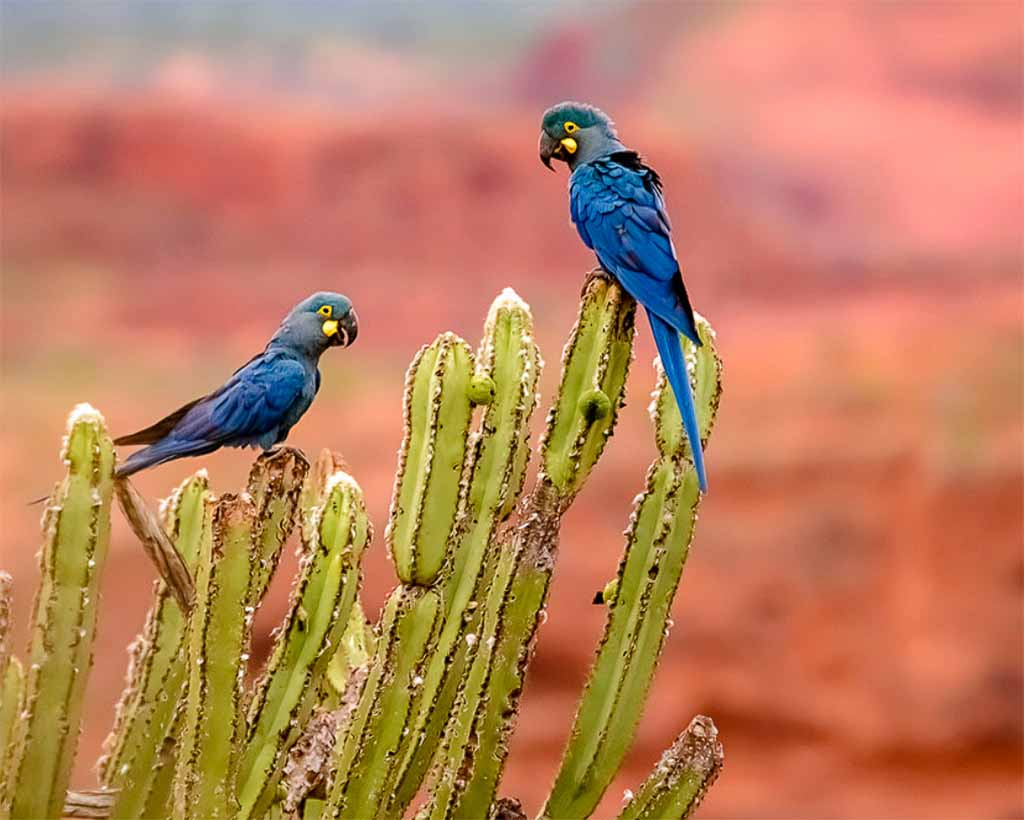
#> input picture arara_azul.png, 1024 x 820 px, found by its file name
$ python segment_arara.py
#> lines starting #> are read from the running program, lines starting #| are printed output that depends on the picture; after the words box and inside, x2 and y2 are one past the last pixel; in counts of white or black regions, pixels touching at a corner belong together
import cv2
import numpy as np
import matplotlib.pyplot as plt
from sklearn.cluster import KMeans
from PIL import Image

caminho = "pdi_tf/arara_azul.png"
imagem = cv2.imread(caminho)
#> imagem is the input picture: shape (820, 1024, 3); mean B, G, R 94.6, 128.3, 188.5
imagem_rgb = cv2.cvtColor(imagem, cv2.COLOR_BGR2RGB)

# Transformar a imagem em uma matriz de pixels (para aplicar o k-means)
pixels = imagem_rgb.reshape((-1, 3))

# Aplicar k-means
k = 5
kmeans = KMeans(n_clusters=k, random_state=42)
kmeans.fit(pixels)

labels = kmeans.labels_
clusters = kmeans.cluster_centers_

# Selecionar a máscara do cluster 4 (foi a que melhor segmentou)
mascara_c4 = (labels == 1)

imagem_c4 = np.zeros_like(pixels)
imagem_c4[mascara_c4] = pixels[mascara_c4]
imagem_c4 = imagem_c4.reshape(imagem_rgb.shape)

# Carregar a ground truth com canal alfa
gt_img = Image.open("pdi_tf/arara_azul_gt.png")
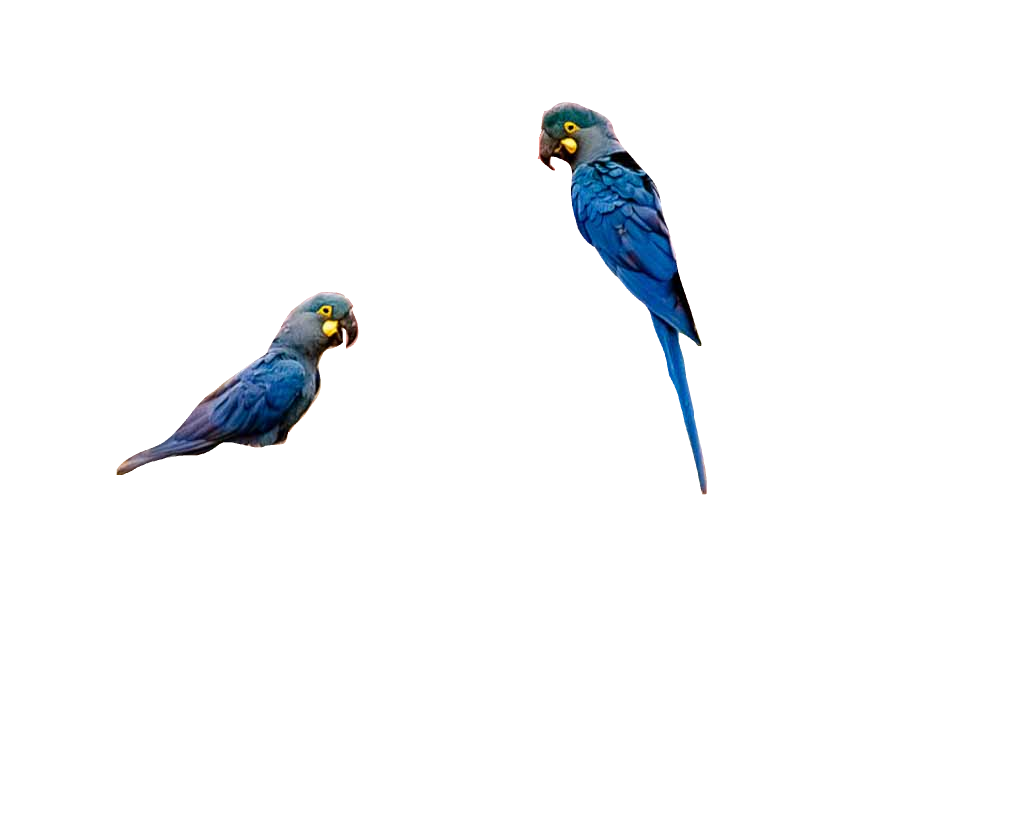
#> input picture arara_azul_gt.png, 1024 x 820 px, found by its file name
#> gt_img is the input picture: PIL image 1024x820 RGBA; mean R, G, B, A 2.1, 3.3, 4.7, 9.8
gt_alpha = np.array(gt_img.getchannel("A"))  # Canal alfa da ground truth
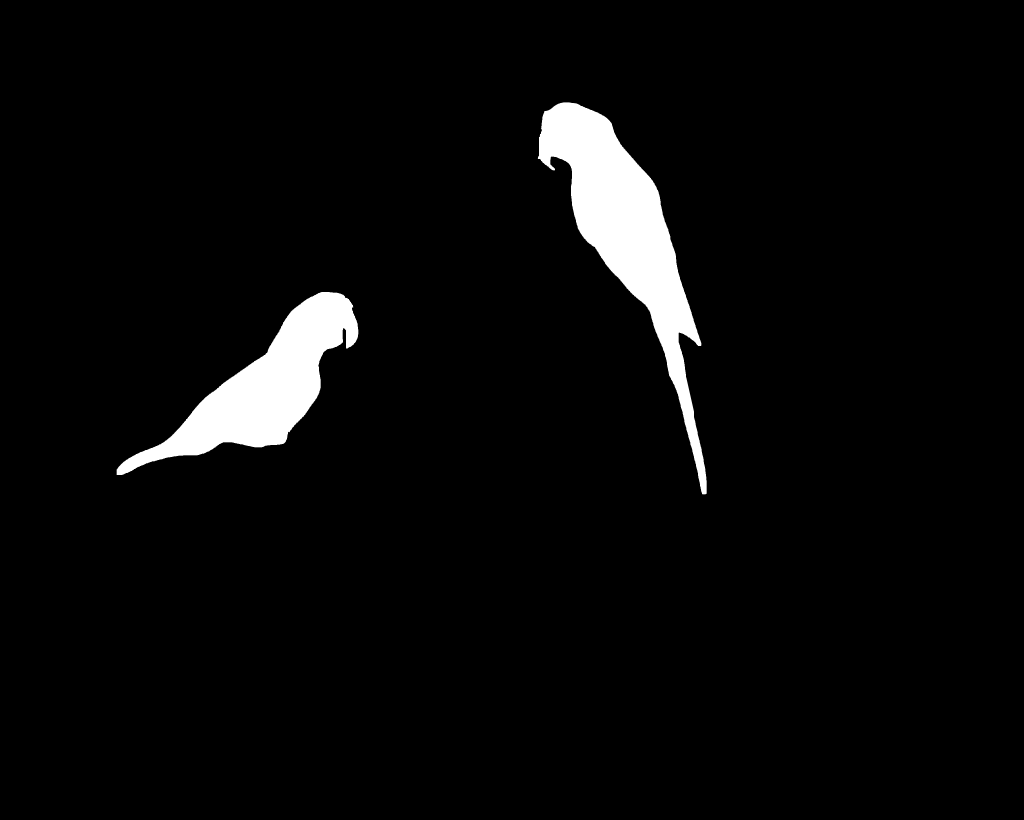
#> gt_alpha: shape (820, 1024); min 0, max 255, mean 9.8

# Criar a máscara binária para o ground truth (1 para o objeto, 0 para o fundo)
gt_mask = gt_alpha > 128  # Threshold de binarização
#> gt_mask: shape (820, 1024) bool; 3.9% white; 2 white regions, box (x1, y1, x2, y2) and area: (538, 102, 707, 494) 18235, (117, 292, 358, 475) 14178

# Criar a máscara binária para o cluster segmentado
seg_mask = mascara_c4.reshape(imagem_rgb.shape[:2])  # Máscara segmentada (reshape para 2D)

# Calcular o Dice Score
intersection = np.logical_and(seg_mask, gt_mask).sum()
#> intersection = 25168
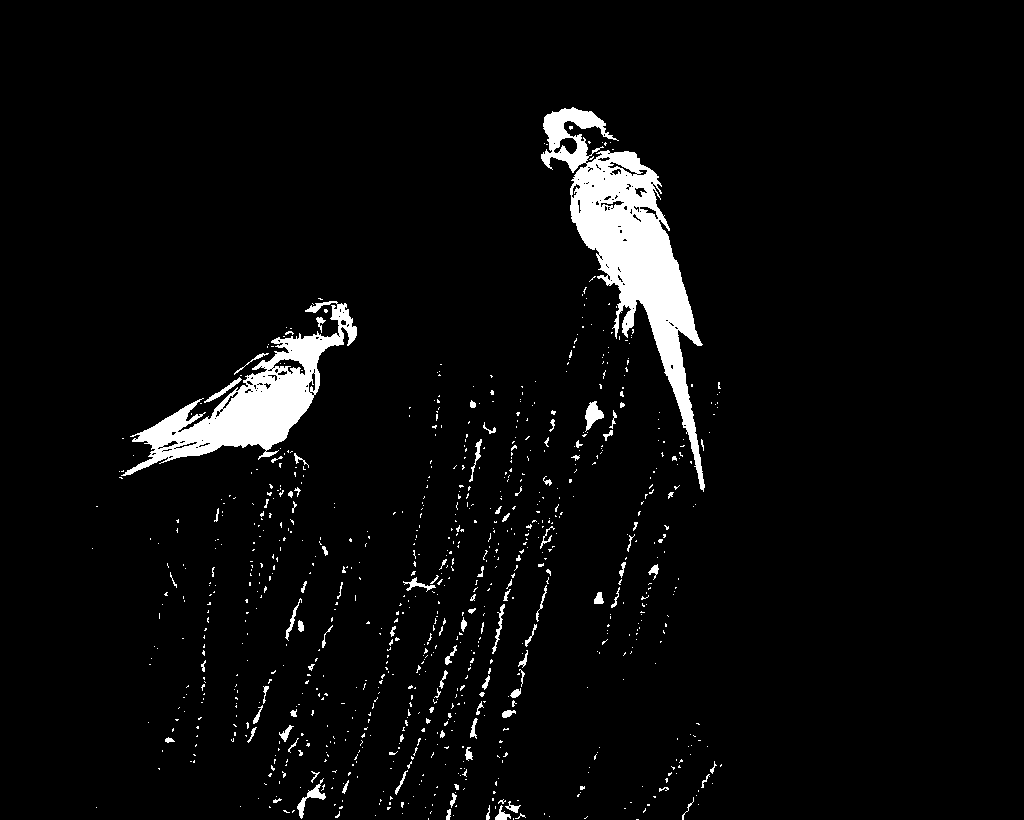
#> seg_mask: shape (820, 1024) bool; 4.3% white; 870 white regions (774 under 20 px), largest, box (x1, y1, x2, y2) and area: (541, 107, 705, 492) 17187, (121, 301, 357, 476) 10924, (585, 401, 604, 432) 300
seg_sum = seg_mask.sum()
#> seg_sum = 36471
gt_sum = gt_mask.sum()
#> gt_sum = 32413
dice_score = (2 * intersection) / (seg_sum + gt_sum)
#> dice_score = 0.731

print(f"Dice Score: {dice_score:.4f}")
#| Dice Score: 0.7307


#mostrar todos os clusters
fig, axs = plt.subplots(1, k, figsize=(20, 5))
for i in range(k):
    mascara = (labels == i)
    imagem_cluster = np.zeros_like(pixels)
    imagem_cluster[mascara] = pixels[mascara]
    imagem_cluster = imagem_cluster.reshape(imagem_rgb.shape)
    axs[i].imshow(imagem_cluster)
    axs[i].axis("off")
    axs[i].set_title(f"Cluster {i}")
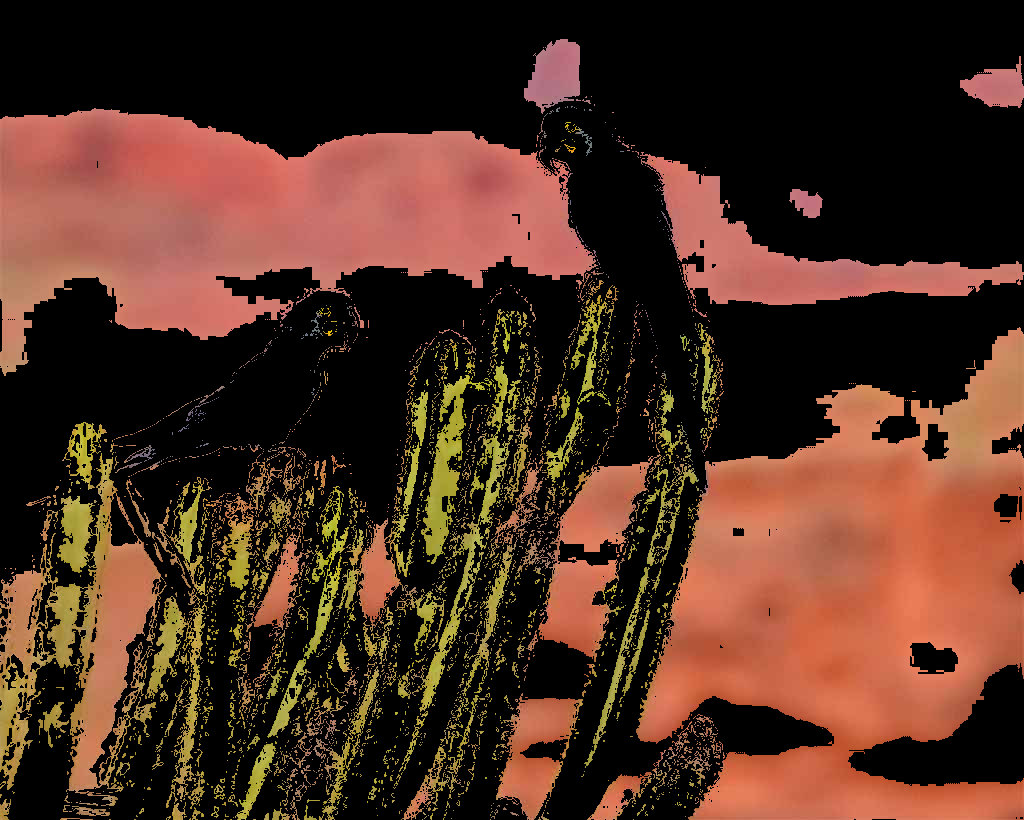
#> imagem_cluster: shape (820, 1024, 3); mean R, G, B 78.1, 47.5, 33.8
plt.show()
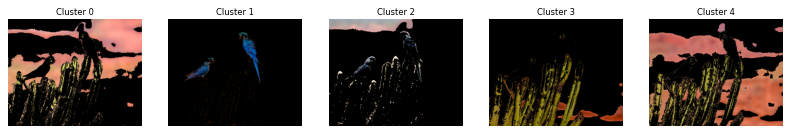
#> figure drawn by matplotlib, 5 panels


# [4 lines of commented-out code are left out]
